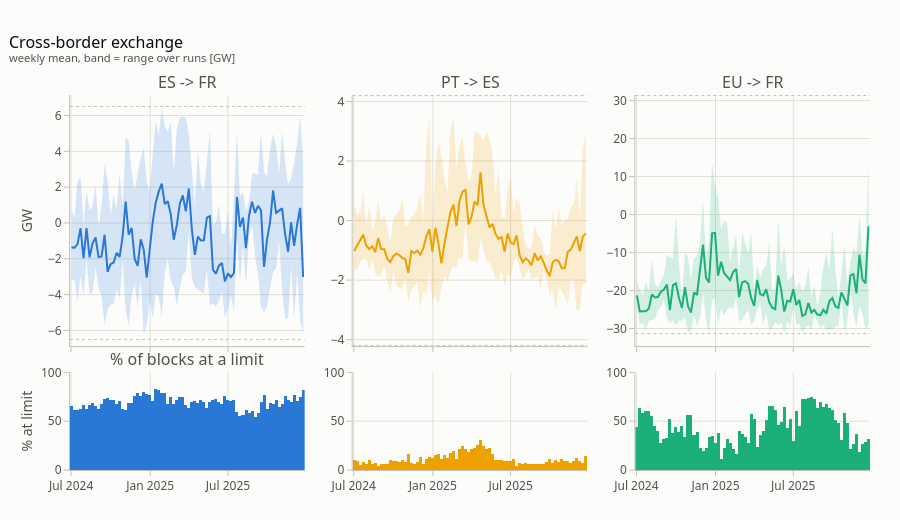

Notebook code cell kept with this figure:
### Markdown cell above
## Interconnector exchanges

Weekly mean net flow (band = range over runs) on the three corridors; positive = flow
in the corridor's reference direction.  Bars: share of blocks at either capacity limit.

### Code cell
links = [("fESFR", "ES -> FR", "ES"), ("fPTES", "PT -> ES", "PT"), ("fEUFR", "EU -> FR", "EU")]
fig = make_subplots(rows=2, cols=3, shared_xaxes=True, row_heights=[0.72, 0.28],
                    vertical_spacing=0.07, horizontal_spacing=0.06,
                    subplot_titles=[l[1] for l in links] + ["% of blocks at a limit", "", ""])
for col, (c, name, z) in enumerate(links, start=1):
    rw = diag.groupby(["rep", "t"]).agg(date=("date", "first"), v=(c, "mean")).reset_index()
    g = rw.groupby("t").agg(date=("date", "first"), m=("v", "mean"),
                            lo=("v", "min"), hi=("v", "max")).reset_index()
    cong = diag.assign(x=(diag[c].abs() >= NTC[c] * 0.999)).groupby("t")["x"].mean()
    fig.add_scatter(x=g.date, y=g.hi / 1e3, mode="lines", line=dict(width=0),
                    showlegend=False, hoverinfo="skip", row=1, col=col)
    fig.add_scatter(x=g.date, y=g.lo / 1e3, mode="lines", line=dict(width=0), fill="tonexty",
                    fillcolor=rgba(ZONE_C[z], 0.18), showlegend=False, hoverinfo="skip",
                    row=1, col=col)
    fig.add_scatter(x=g.date, y=g.m / 1e3, mode="lines",
                    line=dict(color=ZONE_C[z], width=2), showlegend=False, row=1, col=col)
    for s in (1, -1):
        fig.add_hline(y=s * NTC[c] / 1e3, line=dict(color=AXIS, width=1, dash="dot"),
                      row=1, col=col)
    fig.add_bar(x=g.date, y=100 * cong.values, marker_color=ZONE_C[z],
                showlegend=False, row=2, col=col)
style(fig, "Cross-border exchange", "weekly mean, band = range over runs [GW]", h=520, top=95)
fig.update_yaxes(title_text="GW", row=1, col=1)
fig.update_yaxes(title_text="% at limit", range=[0, 100], row=2, col=1)
for col in (2, 3):
    fig.update_yaxes(range=[0, 100], row=2, col=col)
fig.update_layout(bargap=0)
fig.show()
